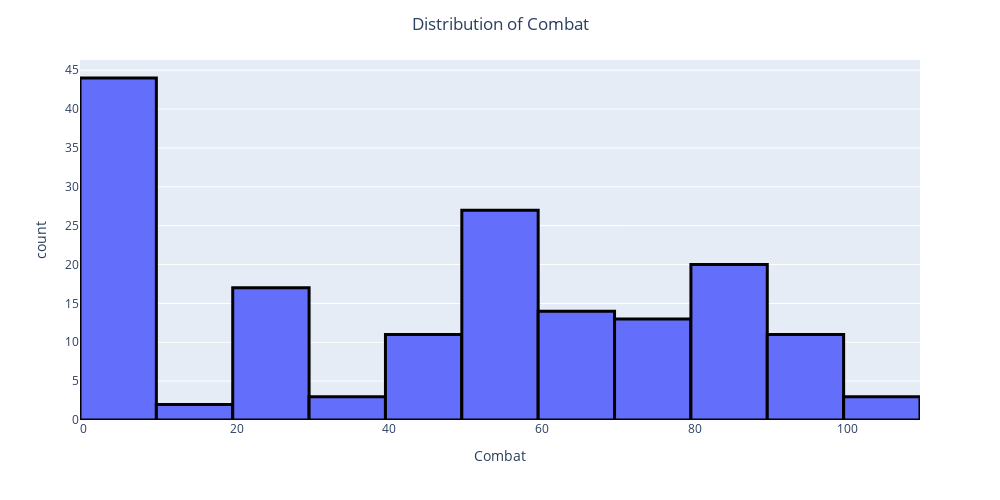

Notebook code cell kept with this figure:
### Code cell
fig = px.histogram(bad_alignment, x='Combat', labels={'value': 'Combat'})
fig.update_layout(width=1000, height=500, title='Distribution of Combat', title_x=0.5, showlegend=False)
fig.update_traces(marker_line_color='black', marker_line_width=3)
fig.show()

### Figure 1 — Plotly figure (JSON) as saved in the notebook; plotly's stock layout.template omitted (floating-point values rounded to 4 significant figures; data arrays with more than 128 entries replaced by an {"elided": "..."} marker saying what was removed)
{"data": [{"alignmentgroup": "True", "bingroup": "x", "hovertemplate": "Combat=%{x}<br>count=%{y}<extra></extra>", "legendgroup": "", "marker": {"color": "#636efa", "line": {"color": "black", "width": 3}, "pattern": {"shape": ""}}, "name": "", "offsetgroup": "", "orientation": "v", "showlegend": false, "type": "histogram", "x": {"elided": "165 int values"}, "xaxis": "x", "yaxis": "y"}], "layout": {"barmode": "relative", "height": 500, "legend": {"tracegroupgap": 0}, "margin": {"t": 60}, "showlegend": false, "title": {"text": "Distribution of Combat", "x": 0.5}, "width": 1000, "xaxis": {"anchor": "y", "domain": [0, 1], "title": {"text": "Combat"}}, "yaxis": {"anchor": "x", "domain": [0, 1], "title": {"text": "count"}}}}
